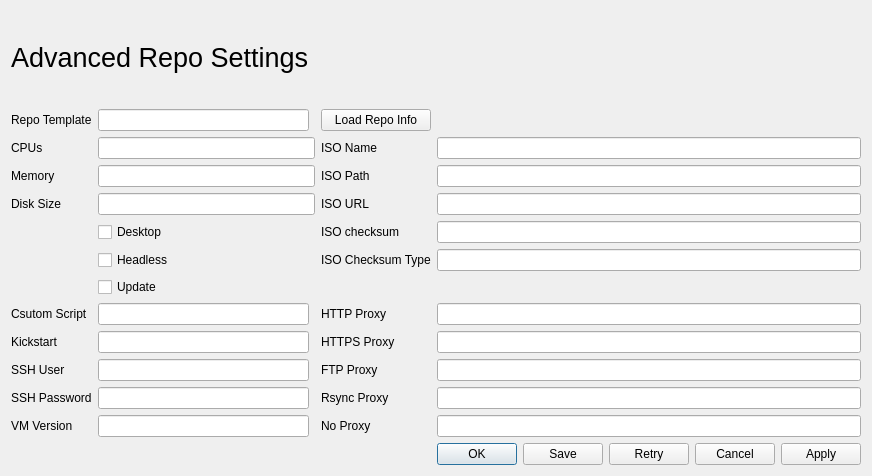
<?xml version="1.0" encoding="UTF-8"?>
<ui version="4.0">
 <class>Dialog</class>
 <widget class="QDialog" name="Dialog">
  <property name="geometry">
   <rect>
    <x>0</x>
    <y>0</y>
    <width>838</width>
    <height>476</height>
   </rect>
  </property>
  <property name="windowTitle">
   <string>Generic Template</string>
  </property>
  <layout class="QGridLayout" name="gridLayout">
   <item row="7" column="4">
    <widget class="QLineEdit" name="leIsoChecksum"/>
   </item>
   <item row="5" column="4">
    <widget class="QLineEdit" name="leIsoUrl"/>
   </item>
   <item row="8" column="4">
    <widget class="QLineEdit" name="leIsoChecksumType"/>
   </item>
   <item row="16" column="1">
    <widget class="QLineEdit" name="leVmVersion"/>
   </item>
   <item row="10" column="1">
    <widget class="QLineEdit" name="leCustomScript"/>
   </item>
   <item row="2" column="0">
    <widget class="QLabel" name="label">
     <property name="text">
      <string>CPUs</string>
     </property>
    </widget>
   </item>
   <item row="2" column="1" colspan="2">
    <widget class="QLineEdit" name="leCups"/>
   </item>
   <item row="2" column="4">
    <widget class="QLineEdit" name="leIsoName"/>
   </item>
   <item row="3" column="0">
    <widget class="QLabel" name="label_14">
     <property name="text">
      <string>Memory</string>
     </property>
    </widget>
   </item>
   <item row="3" column="1" colspan="2">
    <widget class="QLineEdit" name="leMemSize"/>
   </item>
   <item row="3" column="4">
    <widget class="QLineEdit" name="leIsoPath"/>
   </item>
   <item row="5" column="1" colspan="2">
    <widget class="QLineEdit" name="leDiskSize"/>
   </item>
   <item row="16" column="4">
    <widget class="QLineEdit" name="leNoProxy"/>
   </item>
   <item row="18" column="4">
    <widget class="QDialogButtonBox" name="buttonBox">
     <property name="orientation">
      <enum>Qt::Horizontal</enum>
     </property>
     <property name="standardButtons">
      <set>QDialogButtonBox::Apply|QDialogButtonBox::Cancel|QDialogButtonBox::Ok|QDialogButtonBox::Retry|QDialogButtonBox::Save</set>
     </property>
    </widget>
   </item>
   <item row="5" column="0">
    <widget class="QLabel" name="label_4">
     <property name="text">
      <string>Disk Size</string>
     </property>
    </widget>
   </item>
   <item row="11" column="0">
    <widget class="QLabel" name="label_13">
     <property name="text">
      <string>Kickstart</string>
     </property>
    </widget>
   </item>
   <item row="13" column="4">
    <widget class="QLineEdit" name="leFtpProxy"/>
   </item>
   <item row="11" column="4">
    <widget class="QLineEdit" name="leHttpsProxy"/>
   </item>
   <item row="8" column="1">
    <widget class="QCheckBox" name="chkHeadless">
     <property name="text">
      <string>Headless</string>
     </property>
    </widget>
   </item>
   <item row="16" column="3">
    <widget class="QLabel" name="label_15">
     <property name="text">
      <string>No Proxy</string>
     </property>
    </widget>
   </item>
   <item row="11" column="3">
    <widget class="QLabel" name="label_7">
     <property name="text">
      <string>HTTPS Proxy</string>
     </property>
    </widget>
   </item>
   <item row="10" column="3">
    <widget class="QLabel" name="label_6">
     <property name="text">
      <string>HTTP Proxy</string>
     </property>
    </widget>
   </item>
   <item row="14" column="3">
    <widget class="QLabel" name="label_16">
     <property name="text">
      <string>Rsync Proxy</string>
     </property>
    </widget>
   </item>
   <item row="14" column="4">
    <widget class="QLineEdit" name="leRsyncProxy"/>
   </item>
   <item row="14" column="1">
    <widget class="QLineEdit" name="leSshPassword"/>
   </item>
   <item row="13" column="0">
    <widget class="QLabel" name="label_18">
     <property name="text">
      <string>SSH User</string>
     </property>
    </widget>
   </item>
   <item row="10" column="0">
    <widget class="QLabel" name="label_2">
     <property name="text">
      <string>Csutom Script</string>
     </property>
    </widget>
   </item>
   <item row="9" column="1">
    <widget class="QCheckBox" name="chkUpdate">
     <property name="text">
      <string>Update</string>
     </property>
    </widget>
   </item>
   <item row="10" column="4">
    <widget class="QLineEdit" name="leHttpProxy"/>
   </item>
   <item row="13" column="3">
    <widget class="QLabel" name="label_5">
     <property name="text">
      <string>FTP Proxy</string>
     </property>
    </widget>
   </item>
   <item row="14" column="0">
    <widget class="QLabel" name="label_19">
     <property name="text">
      <string>SSH Password</string>
     </property>
    </widget>
   </item>
   <item row="11" column="1">
    <widget class="QLineEdit" name="leKickstart"/>
   </item>
   <item row="13" column="1">
    <widget class="QLineEdit" name="leSshUser"/>
   </item>
   <item row="16" column="0">
    <widget class="QLabel" name="label_21">
     <property name="text">
      <string>VM Version</string>
     </property>
    </widget>
   </item>
   <item row="1" column="0">
    <widget class="QLabel" name="label_20">
     <property name="text">
      <string>Repo Template</string>
     </property>
    </widget>
   </item>
   <item row="1" column="1">
    <widget class="QLineEdit" name="leRepoTemplate"/>
   </item>
   <item row="1" column="3">
    <widget class="QPushButton" name="loadRepoInfoButton">
     <property name="text">
      <string>Load Repo Info</string>
     </property>
    </widget>
   </item>
   <item row="0" column="0" colspan="2">
    <widget class="QLabel" name="AdvRepoSettingsLabel">
     <property name="font">
      <font>
       <pointsize>20</pointsize>
      </font>
     </property>
     <property name="text">
      <string>Advanced Repo Settings</string>
     </property>
    </widget>
   </item>
   <item row="8" column="3">
    <widget class="QLabel" name="label_9">
     <property name="text">
      <string>ISO Checksum Type</string>
     </property>
    </widget>
   </item>
   <item row="7" column="3">
    <widget class="QLabel" name="label_8">
     <property name="text">
      <string>ISO checksum</string>
     </property>
    </widget>
   </item>
   <item row="3" column="3">
    <widget class="QLabel" name="label_11">
     <property name="text">
      <string>ISO Path</string>
     </property>
    </widget>
   </item>
   <item row="5" column="3">
    <widget class="QLabel" name="label_12">
     <property name="text">
      <string>ISO URL</string>
     </property>
    </widget>
   </item>
   <item row="2" column="3">
    <widget class="QLabel" name="label_10">
     <property name="text">
      <string>ISO Name</string>
     </property>
    </widget>
   </item>
   <item row="7" column="1">
    <widget class="QCheckBox" name="chkDesktop">
     <property name="text">
      <string>Desktop</string>
     </property>
    </widget>
   </item>
  </layout>
 </widget>
 <resources/>
 <connections>
  <connection>
   <sender>buttonBox</sender>
   <signal>accepted()</signal>
   <receiver>Dialog</receiver>
   <slot>accept()</slot>
   <hints>
    <hint type="sourcelabel">
     <x>248</x>
     <y>254</y>
    </hint>
    <hint type="destinationlabel">
     <x>157</x>
     <y>274</y>
    </hint>
   </hints>
  </connection>
  <connection>
   <sender>buttonBox</sender>
   <signal>rejected()</signal>
   <receiver>Dialog</receiver>
   <slot>reject()</slot>
   <hints>
    <hint type="sourcelabel">
     <x>316</x>
     <y>260</y>
    </hint>
    <hint type="destinationlabel">
     <x>286</x>
     <y>274</y>
    </hint>
   </hints>
  </connection>
 </connections>
</ui>
